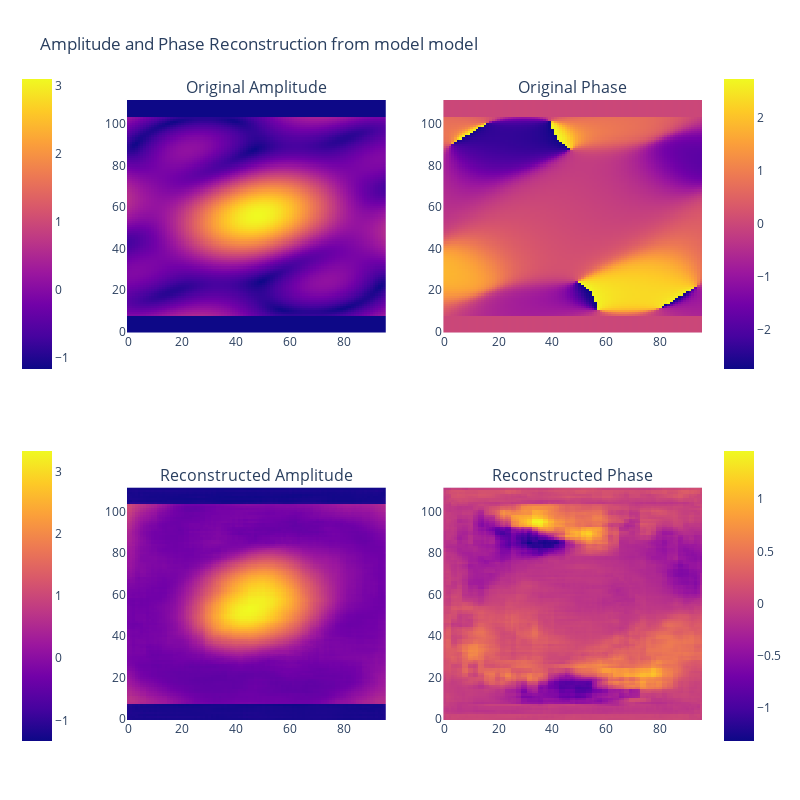

The cell this chart's notebook holds for it:
### Code cell
plot_enc_conv_amp_phase_prediction(model,
                                   val_fluxes_array[106],
                                   val_amp_phase_array[106])

### Figure 1 — Plotly figure (JSON) as saved in the notebook; plotly's stock layout.template omitted (floating-point values rounded to 4 significant figures; data arrays with more than 128 entries replaced by an {"elided": "..."} marker saying what was removed)
{"data": [{"colorbar": {"len": 0.5, "x": -0.2, "y": 0.8}, "type": "heatmap", "xaxis": "x", "yaxis": "y", "z": {"elided": "112x96 float values"}}, {"colorbar": {"len": 0.5, "x": 1.02, "y": 0.8}, "type": "heatmap", "xaxis": "x2", "yaxis": "y2", "z": {"elided": "112x96 float values"}}, {"colorbar": {"len": 0.5, "x": -0.2, "y": 0.2}, "type": "heatmap", "xaxis": "x3", "yaxis": "y3", "z": {"elided": "112x96 float values"}}, {"colorbar": {"len": 0.5, "x": 1.02, "y": 0.2}, "type": "heatmap", "xaxis": "x4", "yaxis": "y4", "z": {"elided": "112x96 float values"}}], "layout": {"annotations": [{"font": {"size": 16}, "showarrow": false, "text": "Original Amplitude", "x": 0.225, "xanchor": "center", "xref": "paper", "y": 1, "yanchor": "bottom", "yref": "paper"}, {"font": {"size": 16}, "showarrow": false, "text": "Original Phase", "x": 0.775, "xanchor": "center", "xref": "paper", "y": 1, "yanchor": "bottom", "yref": "paper"}, {"font": {"size": 16}, "showarrow": false, "text": "Reconstructed Amplitude", "x": 0.225, "xanchor": "center", "xref": "paper", "y": 0.375, "yanchor": "bottom", "yref": "paper"}, {"font": {"size": 16}, "showarrow": false, "text": "Reconstructed Phase", "x": 0.775, "xanchor": "center", "xref": "paper", "y": 0.375, "yanchor": "bottom", "yref": "paper"}], "height": 800, "title": {"text": "Amplitude and Phase Reconstruction from model model"}, "width": 800, "xaxis": {"anchor": "y", "autorange": true, "domain": [0, 0.45], "range": [-0.5, 95.5]}, "xaxis2": {"anchor": "y2", "autorange": true, "domain": [0.55, 1], "range": [-0.5, 95.5]}, "xaxis3": {"anchor": "y3", "autorange": true, "domain": [0, 0.45], "range": [-0.5, 95.5]}, "xaxis4": {"anchor": "y4", "autorange": true, "domain": [0.55, 1], "range": [-0.5, 95.5]}, "yaxis": {"anchor": "x", "autorange": true, "domain": [0.625, 1], "range": [-0.5, 111.5]}, "yaxis2": {"anchor": "x2", "autorange": true, "domain": [0.625, 1], "range": [-0.5, 111.5]}, "yaxis3": {"anchor": "x3", "autorange": true, "domain": [0, 0.375], "range": [-0.5, 111.5]}, "yaxis4": {"anchor": "x4", "autorange": true, "domain": [0, 0.375], "range": [-0.5, 111.5]}}}
